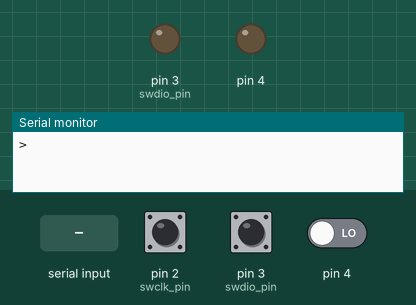
This program was run on a simulated Arduino Pro Mini, built with avr-gcc and run on an emulated ATmega328P. On the bench: output pins drawn as LEDs (lit = HIGH), the last lines printed to the serial monitor. Inputs (shaded band) come from the test bench; at power-on: pin 2 (swclk_pin) LOW, pin 3 (swdio_pin) LOW, pin 4 LOW.

Above: at 1.2 s.
1.3 s: "e" received over Serial
At 1.52 s:
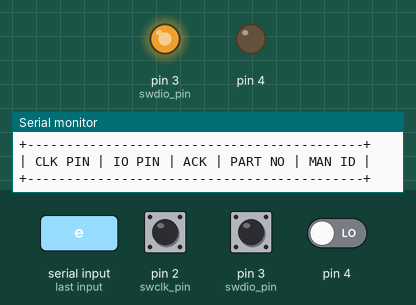
At 2.4 s:
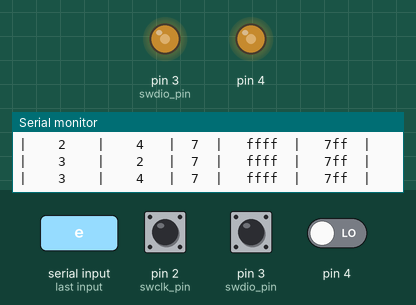
4.3 s: "m" received over Serial
5.8 s: "t" received over Serial
7.3 s: "b" received over Serial
8.8 s: "v" received over Serial
10.3 s: "d" received over Serial
Timing chart, 0 to 12.8 s (numbered marks = the images above; inputs shaded):
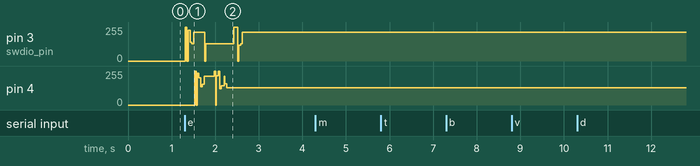

The program:

main.cpp
```cpp
#include <Arduino.h>

#define PIN_MASK 0b11100

#define RESET_SEQUENCE_LENGTH 64
#define CLOCK_HALF_CYCLE_US 250
#define JTAG_TO_SWD 0xE79E
#define DESIGNER_DEFAULT 0x23B
#define PARTNO_DEFAULT 0xBA01

#define SEPARATOR "+-------------------------------------------+"
#define TABLE_HEADER "| CLK PIN | IO PIN | ACK | PART NO | MAN ID |"
#define ROW_FORMAT   "|   %2d    |   %2d   |  %ld  |  %5lx  |  %4lx  |\r\n"
#define TABLE_FOOTER_S "+----------------- SUCCESS -----------------+"
#define TABLE_FOOTER_F "+----------------- FAILURE -----------------+"
#define PROMPT "> "

#define getAck(value) (value & 0x7)
#define getManufacturer(value) ((value >> 4) & 0x7FF)
#define getPartNo(value) ((value >> 15) & 0xFFFF)

enum debug_level {
    quiet,
    normal,
    verbose
};

uint64_t pin_mask = PIN_MASK;
uint8_t pin_max = 0;

uint8_t swclk_pin = 2;
uint8_t swdio_pin = 3;

enum debug_level debug = quiet;
bool break_on_hit = false;

/**
* Prepare SWDIO line for master write
*/
void setupMasterWrite()
{
    pinMode(swdio_pin, OUTPUT);
}

/**
 * Prepare SWDIO line for master read
 */
void setupMasterRead()
{
    pinMode(swdio_pin, INPUT_PULLUP);
}

/**
 * Set SWD IO and CLK pin modes
 */
void setupPins()
{
    pinMode(swdio_pin, OUTPUT);
    pinMode(swclk_pin, OUTPUT);
}

/**
 * Reset SWD IO and CLK pins as inputs
 */
void resetPins()
{
    pinMode(swdio_pin, INPUT);
    pinMode(swclk_pin, INPUT);
}

/**
 * Set pins for SWD IO and CLK
 *
 * @param: new swd clock pin to set
 * @param: new swd io pin to set
 */
void setPins(byte new_swdclk_pin, byte new_swdio_pin)
{
    swclk_pin = new_swdclk_pin;
    swdio_pin = new_swdio_pin;
}

/**
 * Clock the SWDCLK line
 *
 * Master both reads and writes on falling edge.
 * Target reads and writed data on rising edge.
 */
void pulseClock()
{
    digitalWrite(swclk_pin, LOW);
    delayMicroseconds(CLOCK_HALF_CYCLE_US);
    digitalWrite(swclk_pin, HIGH);
    delayMicroseconds(CLOCK_HALF_CYCLE_US);
}

/**
 * Reset the line by driving it high for at least 50 cycles
 */
void resetLine()
{
    digitalWrite(swdio_pin, HIGH);
    for (int i=0 ; i<RESET_SEQUENCE_LENGTH ; i++)
    {
        pulseClock();
    }
}

/**
 * Write a single bit to the target
 *
 * @param: binary value eiter 0 or 1
 */
void writeBit(bool value)
{
    digitalWrite(swdio_pin, value);
    pulseClock();
}

/**
 * Write n bits to the target
 *
 * Data is written in LSB order
 *
 * @param: value container
 * @param: number of bits to write
 */
void writeBits(long value, int length)
{
    for (int i=0; i<length; i++)
    {
        writeBit(bitRead(value, i));
    }

    if (debug >= verbose)
    {
        Serial.print(">> ");
        for (int i=0; i<length; i++)
        {
            Serial.print(bitRead(value, i));
        }
        Serial.println("");
    }
}

/**
 * Read n bits from the target
 *
 * Data is read in LSB order
 *
 * @param: value container
 * @param: number of bits to read
 */
void readBits(long *value, int length)
{
    setupMasterRead();
    for (int i=0; i<length; i++)
    {
        byte bitValue = digitalRead(swdio_pin);
        bitWrite(*value, i, bitValue);
        pulseClock();
    }

    if (debug >= verbose)
    {
        Serial.print("<< ");
        for (int i=0; i<length; i++)
        {
            Serial.print(bitRead(*value, i));
        }
        Serial.println("");
    }

    setupMasterWrite();
}

/**
 *  Perform turnaround without driving the SWDIO line
 */
void turnaround()
{
    setupMasterRead();
    pulseClock();
}

/**
 * Switch JTAG TMS to SWD
 *
 * Multiple steps included:
 * - line reset
 * - jtag to swd command write
 * - line reset
 * - line clear
 */
void switchJtagToSwd()
{
    resetLine();
    writeBits(JTAG_TO_SWD, 16);
    resetLine();
    writeBits(0x00, 8);
}

/**
 * Leave dormant state
 *
 * Required for SWD newer than v1
 * Described in section B5.3.4 of debug interface
 * specification v5.2
 */
void leaveDormantState()
{
    writeBits(0xffff, 16);          // at least 8 cycles high
    writeBits(0x6209F392, 32);      // selection alert sequence
    writeBits(0x86852D95, 32);
    writeBits(0xE3DDAFE9, 32);
    writeBits(0x19BC0EA2, 32);
    writeBits(0x00, 4);             // four cycles low
    writeBits(0x1a, 8);             // SW-DP activation code

    resetLine();
    writeBits(0x00, 8);
}

/**
 * Read device id code
 *
 * @param: pointer to a long value
 */
void readIdCode(long *buffer)
{
    writeBits(0xA5, 8);             // readIdCode command 0b10100101
    turnaround();
    readBits(buffer, 36);           // ack + data + parity
    turnaround();
    setupMasterWrite();
    writeBits(0x00, 8);
}

/**
 * Print result in a single row
 *
 * @param: read value including ack and response data
 */
void printResultRow(long value)
{
    char buffer[60];
    sprintf(buffer, ROW_FORMAT,
        swclk_pin,
        swdio_pin,
        getAck(value),
        getPartNo(value),
        getManufacturer(value));
    Serial.print(buffer);
}

/**
 * Test for SWD on specified pins
 *
 * @param: swd clk pin no
 * @param: swd io pin no
 * @return: true if swd lines found
 */
bool testSwdLines(byte new_swclk_pin, byte new_swdio_pin)
{
    bool result = false;
    long readBuffer = 0;
    setPins(new_swclk_pin, new_swdio_pin);
    setupPins();
    switchJtagToSwd();
    leaveDormantState();
    readIdCode(&readBuffer);
    result = getAck(readBuffer) == 1 && getManufacturer(readBuffer) == DESIGNER_DEFAULT;
    if (result || debug >= normal) printResultRow(readBuffer);
    resetPins();
    return result;
}

/**
 * Search for SWD lines
 *
 * Iterates through pins defined with pin_mask and pin_max.
 * Pin n is enabled by setting bit n of pin_mask to 1,
 * pin_max specifies the upper bound of search.
 *
 * @return: true if swd lines found
 */
bool enumerateSwdLines()
{
    bool result = false;
    for (int clk_pin=0; clk_pin<pin_max; clk_pin++)
    {
        if (bitRead(pin_mask, clk_pin) == LOW) continue;
        for (int io_pin=0; io_pin<pin_max; io_pin++)
        {
            if ((bitRead(pin_mask, io_pin) == LOW) || (io_pin == clk_pin)) continue;
            result |= testSwdLines(clk_pin, io_pin);
            if (result && break_on_hit) break;
        }
        if (result && break_on_hit) break;
    }
    return result;
}

/**
 * Determine greatest pin set in provided mask
 *
 * @param: pin mask
 * @return: highest pin number
 */
uint8_t getMaxPinFromMask(uint64_t pin_mask)
{
    uint8_t highest_pin = 0;
    for (uint8_t i=0; i<64; i++)
    {
        if (bitRead(pin_mask, i) == HIGH)
        {
            highest_pin = i;
        }
    }
    return highest_pin + 1;
}

/**
 * Read and discard data on serial port
 */
void clearSerial()
{
    while (Serial.available() > 0)
    {
        Serial.read();
    }
}

/**
 * Read cli byte
 *
 * Waits for input as long as necessary.
 *
 * @return: byte read from serial port
 */
byte readCliByte()
{
    while (true)
    {
        if (Serial.available() > 0)
        {
            byte input = Serial.read();
            Serial.write((input >= 0x20 && input <= 0x7e) ? input : 0x20);
            Serial.println("");
            clearSerial();
            return input;
        }
        delay(100);
    }
}

/**
 * Read long int from cli
 *
 * Waits for input as long as necessary.
 *
 * @return: long uint read from serial port
 */
uint64_t readCliUnsignedInt()
{
    char buffer[20];
    uint8_t idx = 0;

    while (true)
    {
        if (Serial.available() > 0)
        {
            byte input = Serial.read();
            Serial.write((input >= 0x20 && input <= 0x7e) ? input : 0x20);
            if ((idx < sizeof(buffer) - 1) && (input != 0x0d) && (input != 0x0a))
            {
                if (input >= 0x30 && input <= 0x7a)
                    buffer[idx++] = input;
            }
            else
            {
                Serial.println("");
                clearSerial();
                buffer[idx] = 0x00;
                return strtoul(buffer, NULL, 0);
            }
        }
        delay(100);
    }
}

/**
 * Print the prompt
 */
void printPrompt()
{
    Serial.print(PROMPT);
}

/**
 * Print result table header
 */
void printTableHeader()
{
    Serial.println(SEPARATOR);
    Serial.println(TABLE_HEADER);
    Serial.println(SEPARATOR);
}

/**
 * Print result table footer
 *
 * @param: search outcome
 */
void printTableFooter(bool success)
{
    const char * msg = (success) ? TABLE_FOOTER_S : TABLE_FOOTER_F;
    Serial.println(msg);
}

/**
 * Minimalistic command line interface
 */
void commandLineInterface()
{
    char selection = readCliByte();
    switch (selection)
    {
        case 'e':
            {
                printTableHeader();
                bool status = enumerateSwdLines();
                printTableFooter(status);
            }
            break;
        case 'm':
            {
                Serial.print("Enter pin mask ");
                pin_mask = readCliUnsignedInt();
                pin_max = getMaxPinFromMask(pin_mask);
                Serial.print("Pin mask set to ");
                Serial.println((unsigned long) pin_mask, BIN);
            }
            break;
        case 't':
            {
                Serial.print("Enter SWD CLK PIN NO ");
                byte user_clk_pin = (byte) readCliUnsignedInt();
                Serial.print("Enter SWD IO PIN NO ");
                byte user_io_pin = (byte) readCliUnsignedInt();
                printTableHeader();
                bool status = testSwdLines(user_clk_pin, user_io_pin);
                printTableFooter(status);
            }
            break;
        case 'b':
            {
                Serial.print("Break work on hit? 1/0 ");
                byte choice = readCliByte() - 0x30;
                break_on_hit = choice;
            }
            break;
        case 'v':
        case 'd':
            {
                Serial.print("Choose debug level 0-2 ");
                byte choice = readCliByte() - 0x30;
                debug = (enum debug_level) ((choice < 0x03) ? choice : 0x00);
                Serial.print("Debug set to ");
                Serial.println(debug, DEC);
            }
            break;
        case 'h':
        default:
            Serial.println(SEPARATOR);
            Serial.println("|                   SWDScan                 |");
            Serial.println(SEPARATOR);
            Serial.println(" e - enumerate swd lines");
            Serial.print(" m - set pin mask, current: 0x");
            Serial.println((unsigned long) pin_mask, HEX);
            Serial.println(" t - test pin pair for swd");
            Serial.print(" b - break on hit, current: ");
            Serial.println(break_on_hit, DEC);
            Serial.print(" d - set debug level, current: ");
            Serial.println(debug, DEC);
            Serial.println(" h - this help");
            Serial.println(SEPARATOR);
            break;
    }
}

/**
 * Typical Arduino setup
 */
void setup()
{
    pin_max = getMaxPinFromMask(pin_mask);
    debug = normal;
    break_on_hit = true;
    Serial.begin(115200);
}

/**
 * Main loop
 */
void loop()
{
    printPrompt();
    commandLineInterface();
}
```
